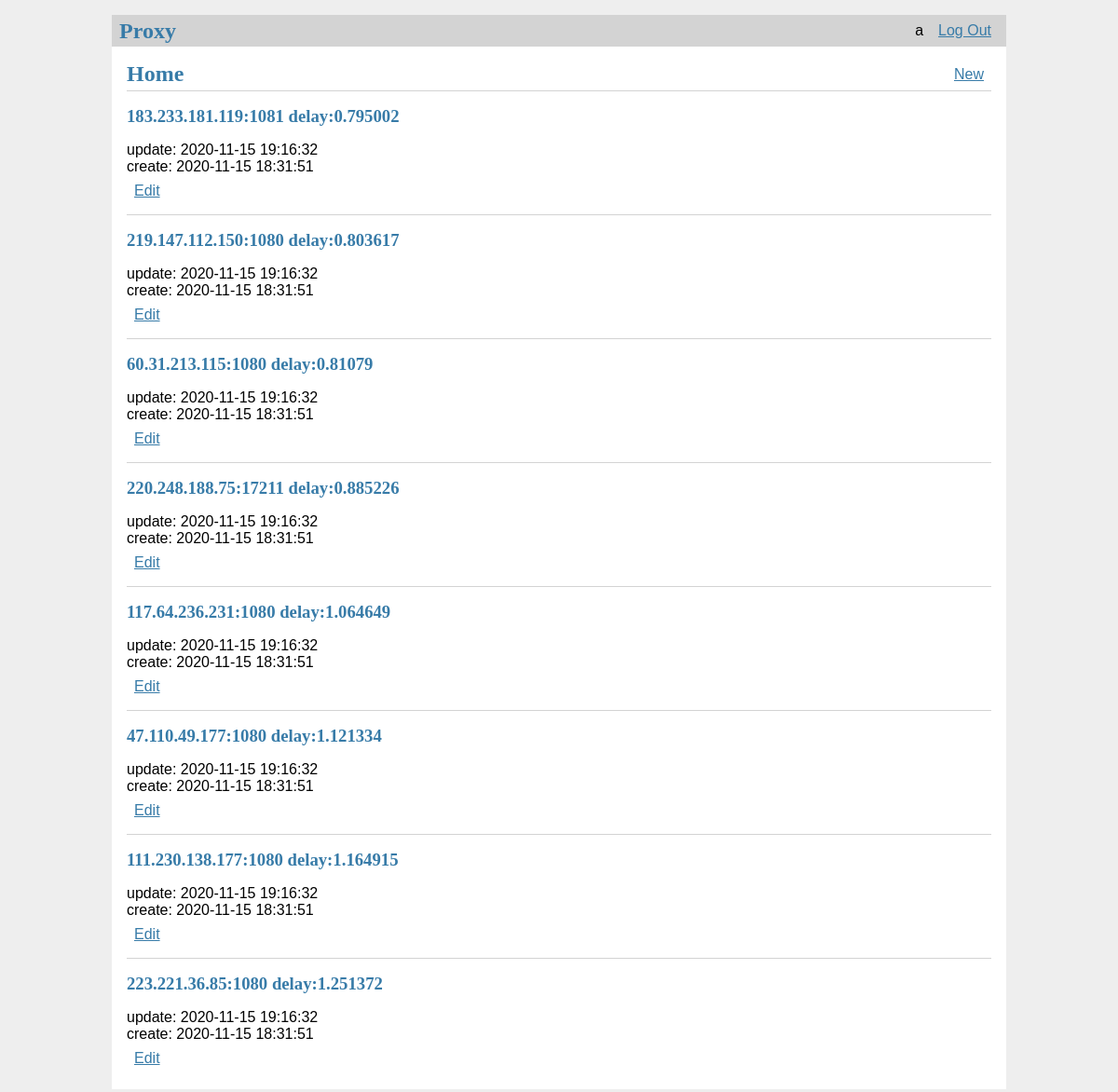
Screenshot of / (signed in) with the database file from the repository.
### tables this page shows
CREATE TABLE user (
    id       INTEGER PRIMARY KEY AUTOINCREMENT,
    username TEXT    UNIQUE
                     NOT NULL,
    password TEXT    NOT NULL
);

CREATE TABLE proxy (
            id        INTEGER   PRIMARY KEY AUTOINCREMENT,
            author_id INTEGER   NOT NULL,
            created   TIMESTAMP,
            updated   TIMESTAMP,
            delay     TEXT,
            ip        TEXT      NOT NULL
                                UNIQUE,
            port      TEXT      NOT NULL,
            FOREIGN KEY (
                author_id
            )
            REFERENCES user (id));

### flaskr/blog.py (the view)
@bp.route('/')
@login_required
def index():
    db = get_db()
    records = db.execute(
        'SELECT p.id, ip, port, delay, created, updated, author_id, username'
        ' FROM proxy p JOIN user u ON p.author_id = u.id'
        ' WHERE updated =(SELECT MAX(updated) FROM proxy)'
        ' ORDER BY delay ASC'
    ).fetchall()
    return render_template('blog/home.html', records=records)

### flaskr/auth.py (called while the page is built)
@bp.before_app_request
def load_logged_in_user():
    user_id = session.get('user_id')
    if user_id is None:
        g.user = None
    else:
        g.user = get_db().execute(
            'SELECT * FROM user WHERE id = ?', (user_id,)
        ).fetchone()

def login_required(view):
    @functools.wraps(view)
    def wrapped_view(**kwargs):
        if g.user is None:
            return redirect(url_for('auth.login'))
        return view(**kwargs)
    return wrapped_view

### flaskr/db.py (called while the page is built)
def get_db():
    if 'db' not in g:
        g.db = sqlite3.connect(
            current_app.config['DATABASE'],
            detect_types=sqlite3.PARSE_DECLTYPES
        )
        g.db.row_factory = sqlite3.Row
    return g.db

### flaskr/templates/blog/home.html
{% extends 'base.html' %}
{% block header %}
  <h1>{% block title %}Home{% endblock %}</h1>
  {% if g.user %}
    <a class="action" href="{{ url_for('blog.create') }}">New</a>
  {% endif %}
{% endblock %}
{% block content %}
  {% for r in records %}
    <article class="r">
      <header>
        <div>
          <h1>{{ r['ip'] }}:{{ r['port'] }} delay:{{ r['delay'] }}</h1>
          <div class="about">update: {{ r['updated'].strftime('%Y-%m-%d %H:%M:%S') }}</div>
          <div class="about">create: {{ r['created'].strftime('%Y-%m-%d %H:%M:%S') }}</div>
        </div>
        {% if g.user['id'] == r['author_id'] %}
          <a class="action" href="{{ url_for('blog.update', id=r['id']) }}">Edit</a>
        {% endif %}
      </header>
    </article>
    {% if not loop.last %}
      <hr>
    {% endif %}
  {% endfor %}
{% endblock %}

### flaskr/templates/base.html (shortened to what this page needs)
<!doctype html>
<link rel="stylesheet" href="{{ url_for('static', filename='style.css') }}">
<nav>
  <h1>Proxy</h1>
  <ul>
    {% if g.user %}
      <li><span>{{ g.user['username'] }}</span>
      <li><a href="{{ url_for('auth.logout') }}">Log Out</a>
    {% else %}
      <li><a href="{{ url_for('auth.register') }}">Register</a>
      <li><a href="{{ url_for('auth.login') }}">Log In</a>
    {% endif %}
  </ul>
</nav>
<section class="content">
  <header>
    {% block header %}{% endblock %}
  </header>
  {% block content %}{% endblock %}
</section>

### flaskr/static/style.css (style rules this page uses)
h1 { font-family: serif; color: #377ba8; margin: 1rem 0; }
a { color: #377ba8; }
hr { border: none; border-top: 1px solid lightgray; }
nav { background: lightgray; display: flex; align-items: center; padding: 0 0.5rem; }
nav h1 { flex: auto; margin: 0; }
nav ul { display: flex; list-style: none; margin: 0; padding: 0; }
nav ul li a, nav ul li span, header .action { display: block; padding: 0.5rem; }
.content { padding: 0 1rem 1rem; }
.content > header { border-bottom: 1px solid lightgray; display: flex; align-items: flex-end; }
.content > header h1 { flex: auto; margin: 1rem 0 0.25rem 0; }
.content:last-child { margin-bottom: 0; }

### rows the page displays
user: user.username "a"
proxy: ip "183.233.181.119", port "1081", delay "0.795002", updated "2020-11-15 19:16:32", created "2020-11-15 18:31:51"
proxy: ip "219.147.112.150", port "1080", delay "0.803617", updated "2020-11-15 19:16:32", created "2020-11-15 18:31:51"
proxy: ip "60.31.213.115", port "1080", delay "0.81079", updated "2020-11-15 19:16:32", created "2020-11-15 18:31:51"
proxy: ip "220.248.188.75", port "17211", delay "0.885226", updated "2020-11-15 19:16:32", created "2020-11-15 18:31:51"
proxy: ip "117.64.236.231", port "1080", delay "1.064649", updated "2020-11-15 19:16:32", created "2020-11-15 18:31:51"
proxy: ip "47.110.49.177", port "1080", delay "1.121334", updated "2020-11-15 19:16:32", created "2020-11-15 18:31:51"
proxy: ip "111.230.138.177", port "1080", delay "1.164915", updated "2020-11-15 19:16:32", created "2020-11-15 18:31:51"
proxy: ip "223.221.36.85", port "1080", delay "1.251372", updated "2020-11-15 19:16:32", created "2020-11-15 18:31:51"
